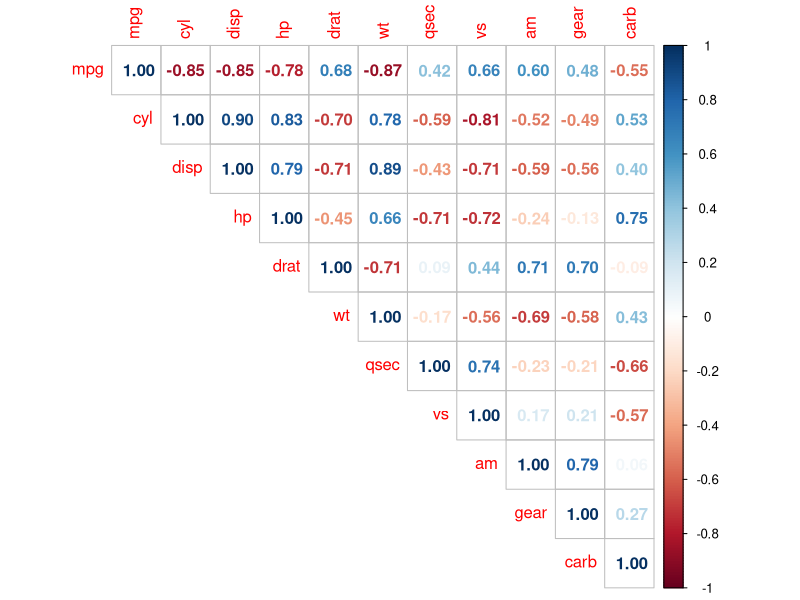
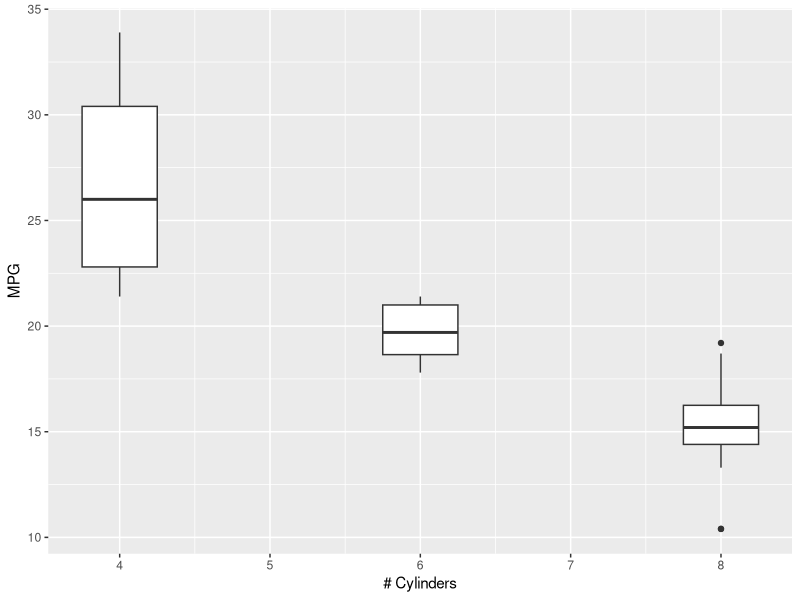
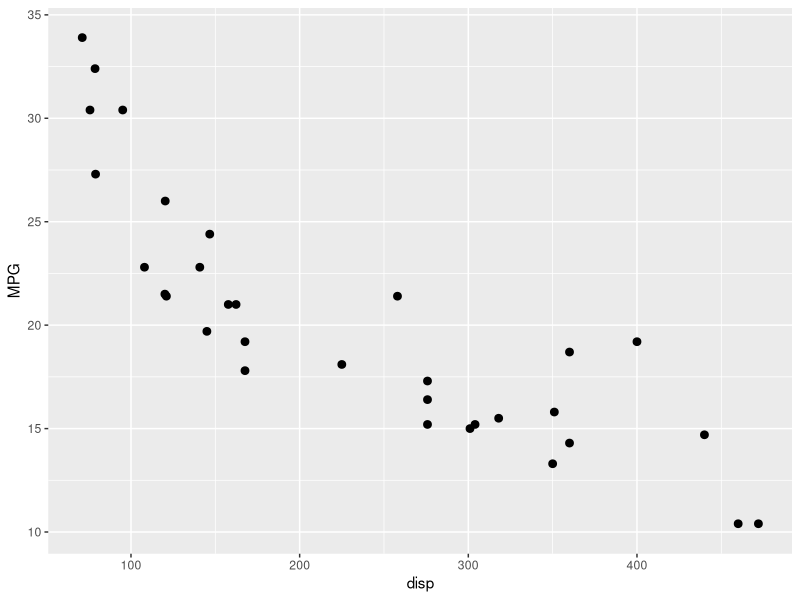
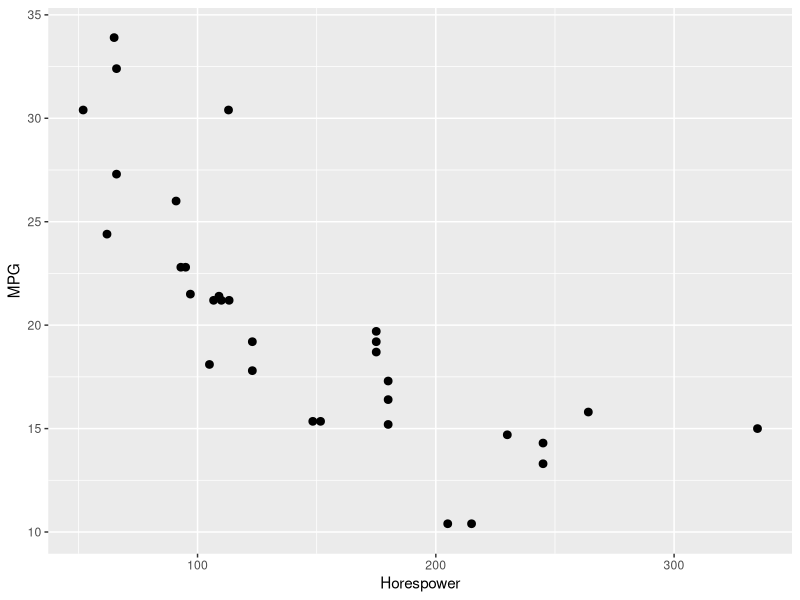
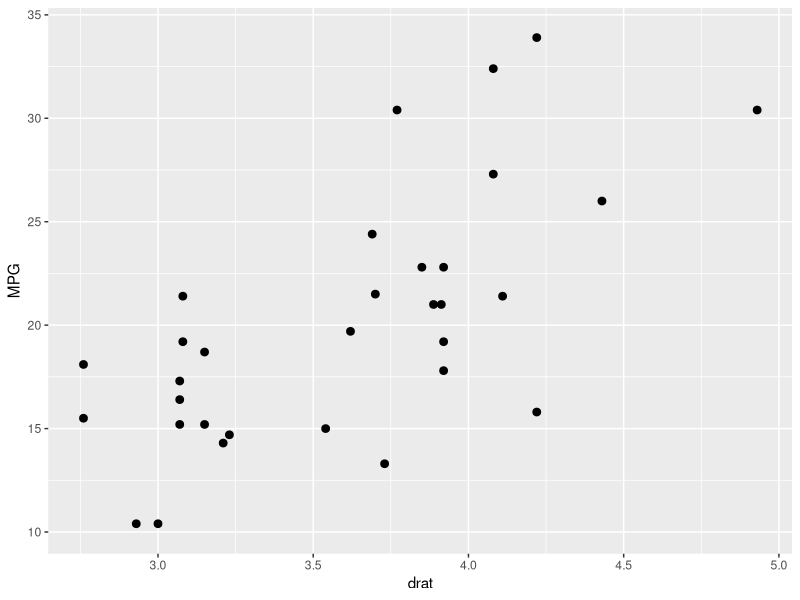
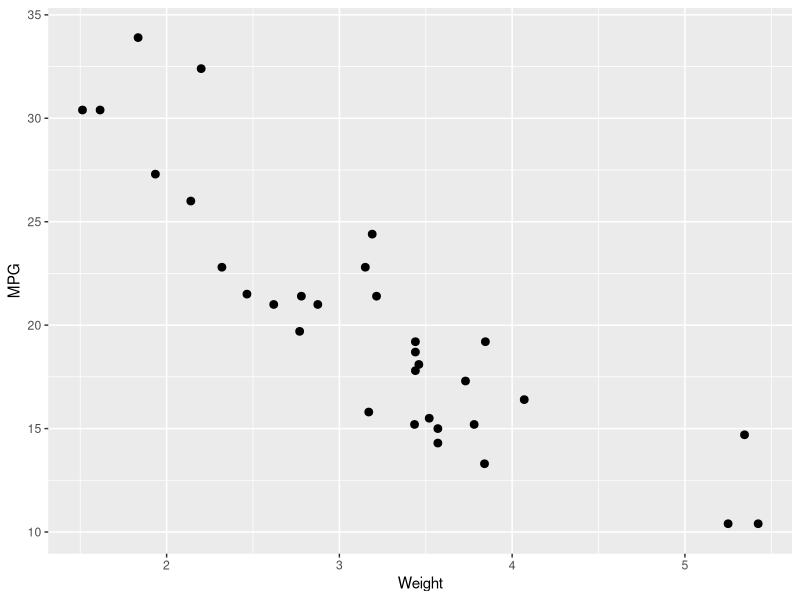
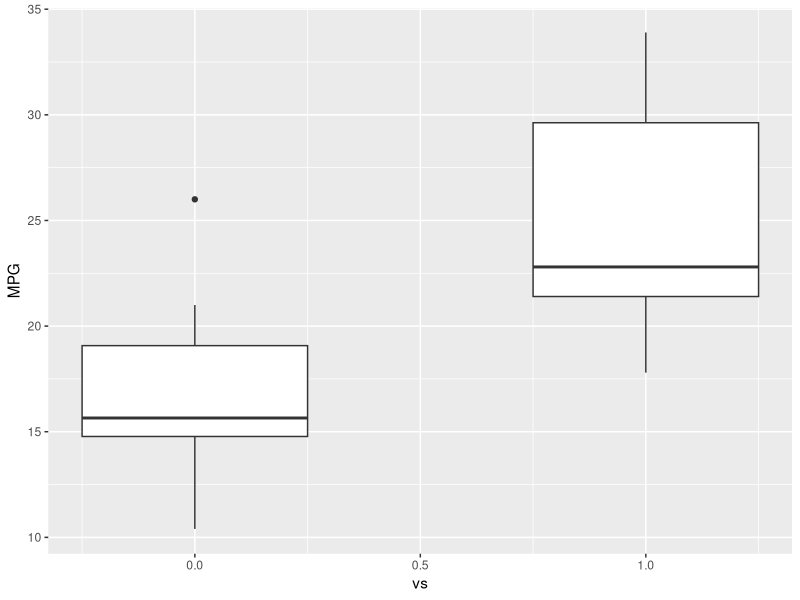
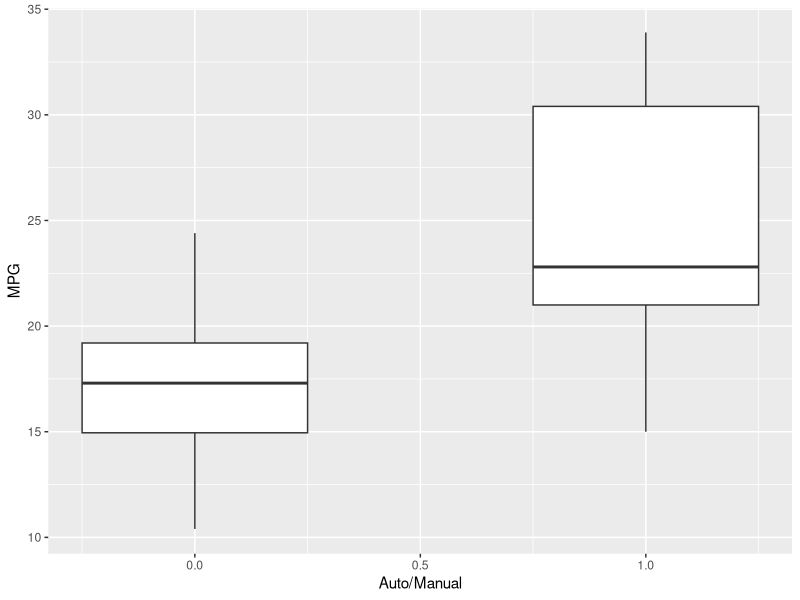

The R source for these figures, in order:
## ---- chunk 1
ipak <- function(pkg){
      new.pkg <- pkg[!(pkg %in% installed.packages()[, "Package"])]
      if (length(new.pkg)) 
            install.packages(new.pkg, dependencies = TRUE)
      sapply(pkg, require, character.only = TRUE)
}

### Package Usage
packages <- c("plyr", "dplyr", "data.table", "dtplyr", "lubridate", "ggplot2", "scales",
                  "reshape2", "knitr", "R.cache", "stringr", "gtools", "quantreg",
                  "graphics", "corrplot")
ipak(packages)
## ---- chunk 2
data(mtcars)
## ---- chunk 3
str(mtcars)
head(mtcars)
summary(mtcars)
## ---- chunk 4
corrplot(round(cor(mtcars[,1:11]), 3), method = "number", type = "upper")
## ---- chunk 5
par(mfrow = c(2,4), mar = c(6,4,1,1))
g1 <- ggplot(mtcars, aes(x = cyl, y = mpg, group = cyl)) +
            geom_boxplot(width = 0.5) +
            labs(x = "# Cylinders", y = "MPG")
g1
g2 <- ggplot(mtcars, aes(x = disp, y = mpg, group = disp)) +
            geom_dotplot(binaxis = "y", stackdir = "center", dotsize = 0.75, binwidth = 0.5) +
            labs(x = "disp", y = "MPG")
g2
g3 <- ggplot(mtcars, aes(x = hp, y = mpg, group = hp)) +
            geom_dotplot(binaxis = "y", stackdir = "center", dotsize = 0.75, binwidth = 0.5) +
            labs(x = "Horespower", y = "MPG")
g3
g4 <- ggplot(mtcars, aes(x = drat, y = mpg, group = drat)) +
            geom_dotplot(binaxis = "y", stackdir = "center", dotsize = 0.75, binwidth = 0.5) +
            labs(x = "drat", y = "MPG")
g4
g5 <- ggplot(mtcars, aes(x = wt, y = mpg, group = wt)) +
            geom_dotplot(binaxis = "y", stackdir = "center", dotsize = 0.75, binwidth = 0.5) +
            labs(x = "Weight", y = "MPG")
g5
g6 <- ggplot(mtcars, aes(x = vs, y = mpg, group = vs)) +
            geom_boxplot(width = 0.5) +
            labs(x = "vs", y = "MPG")
g6
g7 <- ggplot(mtcars, aes(x = am, y = mpg, group = am)) +
            geom_boxplot(width = 0.5) +
            labs(x = "Auto/Manual", y = "MPG")
g7
g8 <- ggplot(mtcars, aes(x = carb, y = mpg, group = carb)) +
            geom_boxplot(width = 0.5) +
            labs(x = "Carberator", y = "MPG")
g8
## ---- chunk 6
vc_ttl <- select(subset(ToothGrowth, supp == "VC"), supp, len)
oj_ttl <- select(subset(ToothGrowth, supp == "OJ"), supp, len)

t.test(oj_ttl$len,vc_ttl$len, paired = FALSE, var.equal = FALSE, alternative = "greater")
## ---- chunk 7
vc05 <- select(subset(ToothGrowth, supp == "VC" & dose == 0.5), supp, len)
vc10 <- select(subset(ToothGrowth, supp == "VC" & dose == 1.0), supp, len)
vc20 <- select(subset(ToothGrowth, supp == "VC" & dose == 2.0), supp, len)
oj05 <- select(subset(ToothGrowth, supp == "OJ" & dose == 0.5), supp, len)
oj10 <- select(subset(ToothGrowth, supp == "OJ" & dose == 1.0), supp, len)
oj20 <- select(subset(ToothGrowth, supp == "OJ" & dose == 2.0), supp, len)

t.test(oj05$len,vc05$len, paired = FALSE, var.equal = FALSE, alternative = "greater")
## ---- chunk 8
t.test(oj10$len,vc10$len, paired = FALSE, var.equal = FALSE, alternative = "greater")
## ---- chunk 9
t.test(oj20$len,vc20$len, paired = FALSE, var.equal = FALSE, alternative = "greater")
## ---- chunk 10
t.test(oj20$len,oj05$len, paired = FALSE, var.equal = FALSE, alternative = "greater")
## ---- chunk 11
t.test(vc20$len,vc05$len, paired = FALSE, var.equal = FALSE, alternative = "greater")
## ---- chunk 12
t.test(oj10$len,oj05$len, paired = FALSE, var.equal = FALSE, alternative = "greater")
## ---- chunk 13
t.test(oj20$len,oj10$len, paired = FALSE, var.equal = FALSE, alternative = "greater")
## ---- chunk 14
t.test(vc10$len,vc05$len, paired = FALSE, var.equal = FALSE, alternative = "greater")
## ---- chunk 15
t.test(vc20$len,vc10$len, paired = FALSE, var.equal = FALSE, alternative = "greater")
## ---- chunk 16
pairs(mtcars, panel = panel.smooth, main = "MT Cars Data", col = 3)
